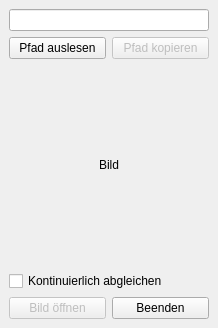
<?xml version="1.0" encoding="UTF-8"?>
<ui version="4.0">
 <class>MainWindow</class>
 <widget class="QMainWindow" name="MainWindow">
  <property name="geometry">
   <rect>
    <x>0</x>
    <y>0</y>
    <width>218</width>
    <height>310</height>
   </rect>
  </property>
  <property name="windowTitle">
   <string>WasfurnBild v0.0.4</string>
  </property>
  <widget class="QWidget" name="centralwidget">
   <layout class="QGridLayout" name="gridLayout">
    <item row="4" column="0">
     <layout class="QHBoxLayout" name="horizontalLayout_2">
      <item>
       <widget class="QPushButton" name="pushButton_3">
        <property name="enabled">
         <bool>false</bool>
        </property>
        <property name="toolTip">
         <string>Öffnet das Bild im System-Bildbetrachter.</string>
        </property>
        <property name="text">
         <string>Bild öffnen</string>
        </property>
       </widget>
      </item>
      <item>
       <widget class="QPushButton" name="pushButton_4">
        <property name="toolTip">
         <string>Schließt das Programm.</string>
        </property>
        <property name="text">
         <string>Beenden</string>
        </property>
       </widget>
      </item>
     </layout>
    </item>
    <item row="2" column="0">
     <widget class="QPushButton" name="pushButton_5">
      <property name="sizePolicy">
       <sizepolicy hsizetype="Minimum" vsizetype="Minimum">
        <horstretch>0</horstretch>
        <verstretch>0</verstretch>
       </sizepolicy>
      </property>
      <property name="minimumSize">
       <size>
        <width>200</width>
        <height>200</height>
       </size>
      </property>
      <property name="toolTip">
       <string>Klicken um Bild im System-Bildbetrachter zu öffnen.</string>
      </property>
      <property name="styleSheet">
       <string notr="true">background-color: rgb(204, 204, 204);</string>
      </property>
      <property name="text">
       <string>Bild</string>
      </property>
      <property name="flat">
       <bool>true</bool>
      </property>
     </widget>
    </item>
    <item row="0" column="0">
     <widget class="QLineEdit" name="lineEdit"/>
    </item>
    <item row="1" column="0">
     <layout class="QHBoxLayout" name="horizontalLayout">
      <item>
       <widget class="QPushButton" name="pushButton">
        <property name="toolTip">
         <string>Liest den Pfad des aktuellen Desktop-Hintergrundbildes aus der Registry.</string>
        </property>
        <property name="text">
         <string>Pfad auslesen</string>
        </property>
       </widget>
      </item>
      <item>
       <widget class="QPushButton" name="pushButton_2">
        <property name="enabled">
         <bool>false</bool>
        </property>
        <property name="toolTip">
         <string>Kopiert den Pfad in die Zwischenablage.</string>
        </property>
        <property name="text">
         <string>Pfad kopieren</string>
        </property>
       </widget>
      </item>
     </layout>
    </item>
    <item row="3" column="0">
     <widget class="QCheckBox" name="checkBox">
      <property name="toolTip">
       <string>Wenn aktiviert, liest das Programm das aktuelle Hintergrundbild selbständig im Sekundentakt ein.</string>
      </property>
      <property name="text">
       <string>Kontinuierlich abgleichen</string>
      </property>
     </widget>
    </item>
   </layout>
  </widget>
 </widget>
 <resources/>
 <connections>
  <connection>
   <sender>pushButton_5</sender>
   <signal>clicked()</signal>
   <receiver>pushButton_3</receiver>
   <slot>click()</slot>
   <hints>
    <hint type="sourcelabel">
     <x>108</x>
     <y>168</y>
    </hint>
    <hint type="destinationlabel">
     <x>57</x>
     <y>287</y>
    </hint>
   </hints>
  </connection>
 </connections>
</ui>
